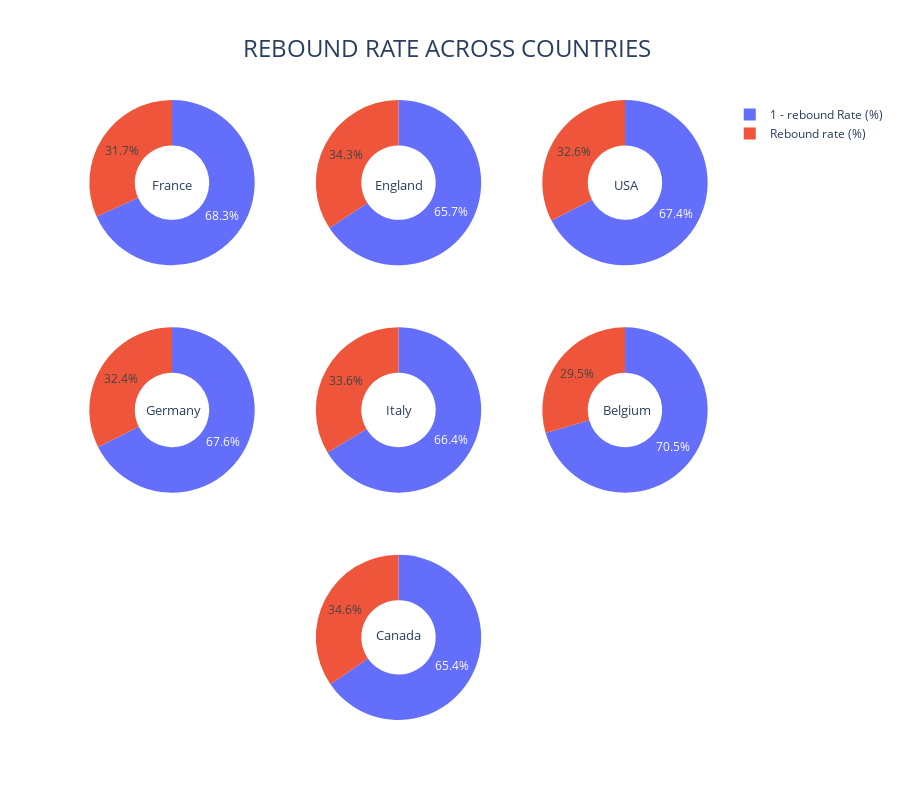

Source (notebook cell):
### Code cell
#figure 3

labels =  ["Rebound rate (%)","1 - rebound Rate (%)"]

# Create subplots: use 'domain' type for Pie subplots (with a matrix of 3X3 subplots)
fig3 = make_subplots(rows=3, cols=3, specs= [[{'type':'domain'}, {'type':'domain'}, {'type':'domain'}],
                                                   [{'type':'domain'}, {'type':'domain'}, {'type':'domain'}],
                                                   [{'type':'domain'}, {'type':'domain'}, {'type':'domain'}]] ) 

#Adding the plot (donut chart) corresponding to each subplot 
#data.rebound_rate[0] is the value corresponding to the first line in the column
#100 - data.rebound_rate[0] has as a goal highlighting the empty area necessary to accomplish 100% rate 
#  1, 1 refers to the first row-first column subplot in the grid

fig3.add_trace(go.Pie(labels = labels, values=[data.rebound_rate[0], 100 - data.rebound_rate[0] ], 
                            name= data.rebound_rate.index[0] ) ,
                     1, 1)
fig3.add_trace(go.Pie(labels = labels, values=[data.rebound_rate[1], 100 - data.rebound_rate[1] ], 
                            name= data.rebound_rate.index[1]),
                     1, 2)
fig3.add_trace(go.Pie(labels = labels, values=[data.rebound_rate[2], 100 - data.rebound_rate[2] ], 
                            name =data.rebound_rate.index[2]),
                     1, 3)
fig3.add_trace(go.Pie(labels = labels, values=[data.rebound_rate[3], 100 - data.rebound_rate[3] ], 
                            name= data.rebound_rate.index[3]),
                     2, 1)
fig3.add_trace(go.Pie(labels = labels, values=[data.rebound_rate[4], 100 - data.rebound_rate[4] ], 
                            name= data.rebound_rate.index[4]),
                     2, 2)
fig3.add_trace(go.Pie(labels = labels, values=[data.rebound_rate[5], 100 - data.rebound_rate[5] ], 
                            name =data.rebound_rate.index[5]),
                     2, 3)
fig3.add_trace(go.Pie(labels = labels, values=[data.rebound_rate[6], 100 - data.rebound_rate[6] ], 
                            name= data.rebound_rate.index[6]),
                     3, 2)

# updating the plots by creating a hole in the middle and specifying the info displayed when hovering.
fig3.update_traces(hole=.45, hoverinfo="label+value+name")

# updating the layout with many parameters and a title 
fig3.update_layout( title_text="REBOUND RATE ACROSS COUNTRIES", title_font={'size':24}, title_x=0.27, 
                   title_y=0.95 , autosize=False, height = 800, width = 900,
    
    # annotations in the center of the donut pies.
    annotations=[dict(text= data.rebound_rate.index[0], x=0.11, y=0.88, font_size=13, showarrow=False),
                 dict(text= data.rebound_rate.index[1], x=0.5, y=0.88, font_size=13, showarrow=False),
                 dict(text= data.rebound_rate.index[2], x=0.88, y=0.88, font_size=13, showarrow=False),
                 dict(text= data.rebound_rate.index[3], x=0.1, y=0.5, font_size=13, showarrow=False),
                 dict(text= data.rebound_rate.index[4], x=0.5, y=0.5, font_size=13, showarrow=False),
                 dict(text= data.rebound_rate.index[5], x=0.9, y=0.5, font_size=13, showarrow=False),
                 dict(text= data.rebound_rate.index[6], x=0.5, y=0.12, font_size=13, showarrow=False)])


fig3.show()

### Figure 1 — Plotly figure (JSON) as saved in the notebook; plotly's stock layout.template omitted (floating-point values rounded to 4 significant figures)
{"data": [{"domain": {"y": [0.7333, 1], "x": [0, 0.2889]}, "name": "France", "labels": ["Rebound rate (%)", "1 - rebound Rate (%)"], "values": [31.7, 68.3], "hoverinfo": "label+value+name", "hole": 0.45, "type": "pie"}, {"domain": {"y": [0.7333, 1], "x": [0.3556, 0.6444]}, "name": "England", "labels": ["Rebound rate (%)", "1 - rebound Rate (%)"], "values": [34.26, 65.74], "hoverinfo": "label+value+name", "hole": 0.45, "type": "pie"}, {"domain": {"y": [0.7333, 1], "x": [0.7111, 1]}, "name": "USA", "labels": ["Rebound rate (%)", "1 - rebound Rate (%)"], "values": [32.58, 67.42], "hoverinfo": "label+value+name", "hole": 0.45, "type": "pie"}, {"domain": {"y": [0.3667, 0.6333], "x": [0, 0.2889]}, "name": "Germany", "labels": ["Rebound rate (%)", "1 - rebound Rate (%)"], "values": [32.39, 67.61], "hoverinfo": "label+value+name", "hole": 0.45, "type": "pie"}, {"domain": {"y": [0.3667, 0.6333], "x": [0.3556, 0.6444]}, "name": "Italy", "labels": ["Rebound rate (%)", "1 - rebound Rate (%)"], "values": [33.58, 66.42], "hoverinfo": "label+value+name", "hole": 0.45, "type": "pie"}, {"domain": {"y": [0.3667, 0.6333], "x": [0.7111, 1]}, "name": "Belgium", "labels": ["Rebound rate (%)", "1 - rebound Rate (%)"], "values": [29.47, 70.53], "hoverinfo": "label+value+name", "hole": 0.45, "type": "pie"}, {"domain": {"y": [0, 0.2667], "x": [0.3556, 0.6444]}, "name": "Canada", "labels": ["Rebound rate (%)", "1 - rebound Rate (%)"], "values": [34.62, 65.38], "hoverinfo": "label+value+name", "hole": 0.45, "type": "pie"}], "layout": {"autosize": false, "title": {"y": 0.95, "text": "REBOUND RATE ACROSS COUNTRIES", "font": {"size": 24}, "x": 0.27}, "height": 800, "width": 900, "annotations": [{"y": 0.88, "text": "France", "font": {"size": 13}, "x": 0.11, "showarrow": false}, {"y": 0.88, "text": "England", "font": {"size": 13}, "x": 0.5, "showarrow": false}, {"y": 0.88, "text": "USA", "font": {"size": 13}, "x": 0.88, "showarrow": false}, {"y": 0.5, "text": "Germany", "font": {"size": 13}, "x": 0.1, "showarrow": false}, {"y": 0.5, "text": "Italy", "font": {"size": 13}, "x": 0.5, "showarrow": false}, {"y": 0.5, "text": "Belgium", "font": {"size": 13}, "x": 0.9, "showarrow": false}, {"y": 0.12, "text": "Canada", "font": {"size": 13}, "x": 0.5, "showarrow": false}]}}
